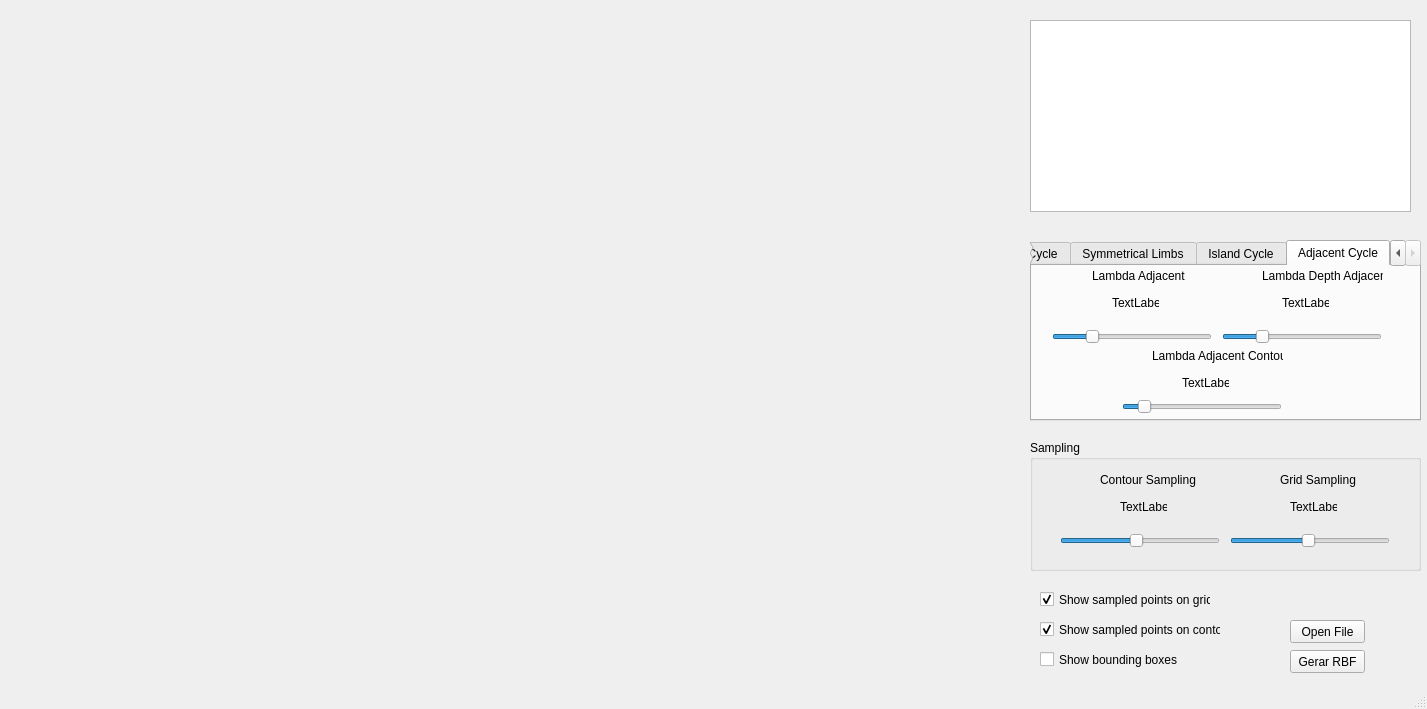
<?xml version="1.0" encoding="UTF-8"?>
<ui version="4.0">
 <class>MainWindow</class>
 <widget class="QMainWindow" name="MainWindow">
  <property name="geometry">
   <rect>
    <x>0</x>
    <y>0</y>
    <width>1427</width>
    <height>709</height>
   </rect>
  </property>
  <property name="windowTitle">
   <string>MainWindow</string>
  </property>
  <widget class="QWidget" name="centralWidget">
   <widget class="QPushButton" name="pushButton">
    <property name="geometry">
     <rect>
      <x>1290</x>
      <y>620</y>
      <width>75</width>
      <height>23</height>
     </rect>
    </property>
    <property name="text">
     <string>Open File</string>
    </property>
   </widget>
   <widget class="QListWidget" name="listWidget">
    <property name="geometry">
     <rect>
      <x>1030</x>
      <y>20</y>
      <width>381</width>
      <height>192</height>
     </rect>
    </property>
   </widget>
   <widget class="QGroupBox" name="groupBox">
    <property name="geometry">
     <rect>
      <x>1030</x>
      <y>440</y>
      <width>391</width>
      <height>131</height>
     </rect>
    </property>
    <property name="title">
     <string>Sampling</string>
    </property>
    <widget class="QSlider" name="gridsampling">
     <property name="geometry">
      <rect>
       <x>200</x>
       <y>90</y>
       <width>160</width>
       <height>22</height>
      </rect>
     </property>
     <property name="minimum">
      <number>1</number>
     </property>
     <property name="maximum">
      <number>40</number>
     </property>
     <property name="value">
      <number>20</number>
     </property>
     <property name="orientation">
      <enum>Qt::Horizontal</enum>
     </property>
    </widget>
    <widget class="QSlider" name="contoursampling">
     <property name="geometry">
      <rect>
       <x>30</x>
       <y>90</y>
       <width>160</width>
       <height>22</height>
      </rect>
     </property>
     <property name="minimum">
      <number>1</number>
     </property>
     <property name="maximum">
      <number>20</number>
     </property>
     <property name="value">
      <number>10</number>
     </property>
     <property name="orientation">
      <enum>Qt::Horizontal</enum>
     </property>
    </widget>
    <widget class="QLabel" name="label">
     <property name="geometry">
      <rect>
       <x>70</x>
       <y>30</y>
       <width>101</width>
       <height>20</height>
      </rect>
     </property>
     <property name="text">
      <string>Contour Sampling</string>
     </property>
    </widget>
    <widget class="QLabel" name="label_2">
     <property name="geometry">
      <rect>
       <x>250</x>
       <y>30</y>
       <width>101</width>
       <height>20</height>
      </rect>
     </property>
     <property name="text">
      <string>Grid Sampling</string>
     </property>
    </widget>
    <widget class="QLabel" name="contoursamplingvalue">
     <property name="geometry">
      <rect>
       <x>90</x>
       <y>60</y>
       <width>47</width>
       <height>13</height>
      </rect>
     </property>
     <property name="text">
      <string>TextLabel</string>
     </property>
    </widget>
    <widget class="QLabel" name="gridsamplingvalue">
     <property name="geometry">
      <rect>
       <x>260</x>
       <y>60</y>
       <width>47</width>
       <height>13</height>
      </rect>
     </property>
     <property name="text">
      <string>TextLabel</string>
     </property>
    </widget>
   </widget>
   <widget class="QCheckBox" name="showPointsGrid">
    <property name="geometry">
     <rect>
      <x>1040</x>
      <y>590</y>
      <width>171</width>
      <height>19</height>
     </rect>
    </property>
    <property name="text">
     <string>Show sampled points on grid</string>
    </property>
    <property name="checked">
     <bool>true</bool>
    </property>
   </widget>
   <widget class="QCheckBox" name="showPointsContour">
    <property name="geometry">
     <rect>
      <x>1040</x>
      <y>620</y>
      <width>181</width>
      <height>19</height>
     </rect>
    </property>
    <property name="text">
     <string>Show sampled points on contour</string>
    </property>
    <property name="checked">
     <bool>true</bool>
    </property>
   </widget>
   <widget class="QCheckBox" name="showBoundingBox">
    <property name="geometry">
     <rect>
      <x>1040</x>
      <y>650</y>
      <width>181</width>
      <height>19</height>
     </rect>
    </property>
    <property name="text">
     <string>Show bounding boxes</string>
    </property>
    <property name="checked">
     <bool>false</bool>
    </property>
   </widget>
   <widget class="QTabWidget" name="tabWidget">
    <property name="geometry">
     <rect>
      <x>1030</x>
      <y>240</y>
      <width>391</width>
      <height>181</height>
     </rect>
    </property>
    <property name="currentIndex">
     <number>3</number>
    </property>
    <widget class="QWidget" name="tab">
     <attribute name="title">
      <string>Border Cycle</string>
     </attribute>
     <widget class="QSlider" name="slider_lshapes">
      <property name="geometry">
       <rect>
        <x>110</x>
        <y>90</y>
        <width>160</width>
        <height>22</height>
       </rect>
      </property>
      <property name="minimum">
       <number>1</number>
      </property>
      <property name="maximum">
       <number>40</number>
      </property>
      <property name="value">
       <number>10</number>
      </property>
      <property name="orientation">
       <enum>Qt::Horizontal</enum>
      </property>
     </widget>
     <widget class="QLabel" name="label_lshapes">
      <property name="geometry">
       <rect>
        <x>170</x>
        <y>60</y>
        <width>47</width>
        <height>13</height>
       </rect>
      </property>
      <property name="text">
       <string>TextLabel</string>
      </property>
     </widget>
     <widget class="QLabel" name="z_label_3">
      <property name="geometry">
       <rect>
        <x>150</x>
        <y>30</y>
        <width>101</width>
        <height>20</height>
       </rect>
      </property>
      <property name="text">
       <string>Lambda Shapes</string>
      </property>
     </widget>
    </widget>
    <widget class="QWidget" name="tab_2">
     <attribute name="title">
      <string>Symmetrical Limbs</string>
     </attribute>
     <widget class="QSlider" name="slider_lsym">
      <property name="geometry">
       <rect>
        <x>30</x>
        <y>90</y>
        <width>160</width>
        <height>22</height>
       </rect>
      </property>
      <property name="minimum">
       <number>1</number>
      </property>
      <property name="maximum">
       <number>40</number>
      </property>
      <property name="value">
       <number>10</number>
      </property>
      <property name="orientation">
       <enum>Qt::Horizontal</enum>
      </property>
     </widget>
     <widget class="QLabel" name="label_lsym">
      <property name="geometry">
       <rect>
        <x>90</x>
        <y>60</y>
        <width>47</width>
        <height>13</height>
       </rect>
      </property>
      <property name="text">
       <string>TextLabel</string>
      </property>
     </widget>
     <widget class="QLabel" name="z_label_5">
      <property name="geometry">
       <rect>
        <x>50</x>
        <y>30</y>
        <width>131</width>
        <height>20</height>
       </rect>
      </property>
      <property name="text">
       <string>Lambda Symmetrical Parts</string>
      </property>
     </widget>
     <widget class="QSlider" name="slider_ldepthsym">
      <property name="geometry">
       <rect>
        <x>200</x>
        <y>90</y>
        <width>160</width>
        <height>22</height>
       </rect>
      </property>
      <property name="minimum">
       <number>1</number>
      </property>
      <property name="maximum">
       <number>40</number>
      </property>
      <property name="value">
       <number>10</number>
      </property>
      <property name="orientation">
       <enum>Qt::Horizontal</enum>
      </property>
     </widget>
     <widget class="QLabel" name="z_label_4">
      <property name="geometry">
       <rect>
        <x>230</x>
        <y>30</y>
        <width>141</width>
        <height>21</height>
       </rect>
      </property>
      <property name="text">
       <string>Lambda Depth Symmetrical</string>
      </property>
     </widget>
     <widget class="QLabel" name="label_ldepthsym">
      <property name="geometry">
       <rect>
        <x>260</x>
        <y>60</y>
        <width>47</width>
        <height>13</height>
       </rect>
      </property>
      <property name="text">
       <string>TextLabel</string>
      </property>
     </widget>
    </widget>
    <widget class="QWidget" name="tab_3">
     <attribute name="title">
      <string>Island Cycle</string>
     </attribute>
     <widget class="QSlider" name="slider_ldepthisland">
      <property name="geometry">
       <rect>
        <x>200</x>
        <y>90</y>
        <width>160</width>
        <height>22</height>
       </rect>
      </property>
      <property name="minimum">
       <number>1</number>
      </property>
      <property name="maximum">
       <number>40</number>
      </property>
      <property name="value">
       <number>10</number>
      </property>
      <property name="orientation">
       <enum>Qt::Horizontal</enum>
      </property>
     </widget>
     <widget class="QLabel" name="z_label_6">
      <property name="geometry">
       <rect>
        <x>240</x>
        <y>30</y>
        <width>121</width>
        <height>20</height>
       </rect>
      </property>
      <property name="text">
       <string>Lambda Depth Island</string>
      </property>
     </widget>
     <widget class="QLabel" name="z_label_7">
      <property name="geometry">
       <rect>
        <x>70</x>
        <y>30</y>
        <width>101</width>
        <height>20</height>
       </rect>
      </property>
      <property name="text">
       <string>Lambda Islands</string>
      </property>
     </widget>
     <widget class="QSlider" name="slider_lisland">
      <property name="geometry">
       <rect>
        <x>30</x>
        <y>90</y>
        <width>160</width>
        <height>22</height>
       </rect>
      </property>
      <property name="minimum">
       <number>1</number>
      </property>
      <property name="maximum">
       <number>40</number>
      </property>
      <property name="value">
       <number>10</number>
      </property>
      <property name="orientation">
       <enum>Qt::Horizontal</enum>
      </property>
     </widget>
     <widget class="QLabel" name="label_lisland">
      <property name="geometry">
       <rect>
        <x>90</x>
        <y>60</y>
        <width>47</width>
        <height>13</height>
       </rect>
      </property>
      <property name="text">
       <string>TextLabel</string>
      </property>
     </widget>
     <widget class="QLabel" name="label_ldepthisland">
      <property name="geometry">
       <rect>
        <x>260</x>
        <y>60</y>
        <width>47</width>
        <height>13</height>
       </rect>
      </property>
      <property name="text">
       <string>TextLabel</string>
      </property>
     </widget>
    </widget>
    <widget class="QWidget" name="tab_4">
     <attribute name="title">
      <string>Adjacent Cycle</string>
     </attribute>
     <widget class="QSlider" name="slider_ldepthadj">
      <property name="geometry">
       <rect>
        <x>190</x>
        <y>60</y>
        <width>160</width>
        <height>22</height>
       </rect>
      </property>
      <property name="minimum">
       <number>1</number>
      </property>
      <property name="maximum">
       <number>40</number>
      </property>
      <property name="value">
       <number>10</number>
      </property>
      <property name="orientation">
       <enum>Qt::Horizontal</enum>
      </property>
     </widget>
     <widget class="QLabel" name="z_label_9">
      <property name="geometry">
       <rect>
        <x>230</x>
        <y>0</y>
        <width>121</width>
        <height>20</height>
       </rect>
      </property>
      <property name="text">
       <string>Lambda Depth Adjacent</string>
      </property>
     </widget>
     <widget class="QLabel" name="label_ldepthadj">
      <property name="geometry">
       <rect>
        <x>250</x>
        <y>30</y>
        <width>47</width>
        <height>13</height>
       </rect>
      </property>
      <property name="text">
       <string>TextLabel</string>
      </property>
     </widget>
     <widget class="QSlider" name="slider_ladj">
      <property name="geometry">
       <rect>
        <x>20</x>
        <y>60</y>
        <width>160</width>
        <height>22</height>
       </rect>
      </property>
      <property name="minimum">
       <number>1</number>
      </property>
      <property name="maximum">
       <number>40</number>
      </property>
      <property name="value">
       <number>10</number>
      </property>
      <property name="orientation">
       <enum>Qt::Horizontal</enum>
      </property>
     </widget>
     <widget class="QLabel" name="label_ladj">
      <property name="geometry">
       <rect>
        <x>80</x>
        <y>30</y>
        <width>47</width>
        <height>13</height>
       </rect>
      </property>
      <property name="text">
       <string>TextLabel</string>
      </property>
     </widget>
     <widget class="QLabel" name="z_label_10">
      <property name="geometry">
       <rect>
        <x>60</x>
        <y>0</y>
        <width>101</width>
        <height>20</height>
       </rect>
      </property>
      <property name="text">
       <string>Lambda Adjacent</string>
      </property>
     </widget>
     <widget class="QLabel" name="label_adjnewcontour">
      <property name="geometry">
       <rect>
        <x>150</x>
        <y>110</y>
        <width>47</width>
        <height>13</height>
       </rect>
      </property>
      <property name="text">
       <string>TextLabel</string>
      </property>
     </widget>
     <widget class="QSlider" name="slider_adjnewcontour">
      <property name="geometry">
       <rect>
        <x>90</x>
        <y>130</y>
        <width>160</width>
        <height>22</height>
       </rect>
      </property>
      <property name="minimum">
       <number>1</number>
      </property>
      <property name="maximum">
       <number>40</number>
      </property>
      <property name="value">
       <number>5</number>
      </property>
      <property name="orientation">
       <enum>Qt::Horizontal</enum>
      </property>
     </widget>
     <widget class="QLabel" name="z_label_8">
      <property name="geometry">
       <rect>
        <x>120</x>
        <y>80</y>
        <width>131</width>
        <height>20</height>
       </rect>
      </property>
      <property name="text">
       <string>Lambda Adjacent Contour</string>
      </property>
     </widget>
    </widget>
   </widget>
   <widget class="QPushButton" name="pushButton_2">
    <property name="geometry">
     <rect>
      <x>1290</x>
      <y>650</y>
      <width>75</width>
      <height>23</height>
     </rect>
    </property>
    <property name="text">
     <string>Gerar RBF</string>
    </property>
   </widget>
   <zorder>groupBox</zorder>
   <zorder>pushButton</zorder>
   <zorder>listWidget</zorder>
   <zorder>showPointsGrid</zorder>
   <zorder>showPointsContour</zorder>
   <zorder>showBoundingBox</zorder>
   <zorder>tabWidget</zorder>
   <zorder>pushButton_2</zorder>
  </widget>
  <widget class="QStatusBar" name="statusBar"/>
 </widget>
 <layoutdefault spacing="6" margin="11"/>
 <resources/>
 <connections/>
</ui>
